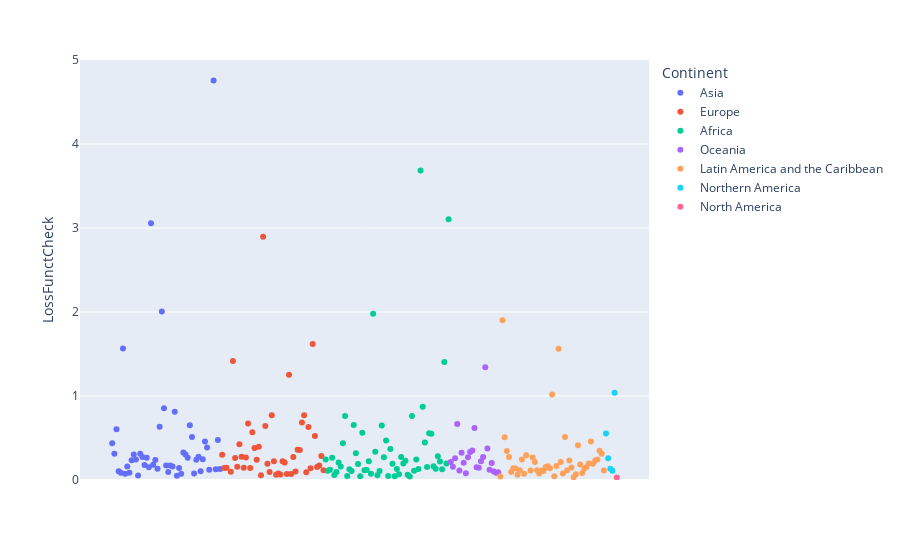

Notebook cell for this chart:
### Code cell
fig=px.scatter(LD3[LD3['Year']==2050], x="Country", y="LossFunctCheck",range_y=[0,5],
        color="Continent")
fig.update_xaxes(visible=False)
fig.show()

### Figure 1 — Plotly figure (JSON) as saved in the notebook; plotly's stock layout.template omitted (floating-point values rounded to 4 significant figures)
{"data": [{"hovertemplate": "Continent=Asia<br>Country=%{x}<br>LossFunctCheck=%{y}<extra></extra>", "legendgroup": "Asia", "marker": {"color": "#636efa", "symbol": "circle"}, "mode": "markers", "name": "Asia", "orientation": "v", "showlegend": true, "type": "scatter", "x": ["Afghanistan", "Armenia", "Azerbaijan", "Bahrain", "Bangladesh", "Bhutan", "Brunei ", "Cambodia", "China", "Cyprus", "Georgia", "Hong Kong", "India", "Indonesia", "Iran", "Iraq", "Israel", "Japan", "Jordan", "Kazakhstan", "Kuwait", "Kyrgyzstan", "Laos", "Lebanon", "Macao", "Malaysia", "Maldives", "Mongolia", "Myanmar", "Nepal", "North Korea", "Oman", "Pakistan", "Philippines", "Qatar", "Saudi Arabia", "Singapore", "South Korea", "Sri Lanka", "State of Palestine", "Syria", "Taiwan", "Tajikistan", "Thailand", "Timor-Leste", "Turkey", "Turkmenistan", "United Arab Emirates", "Uzbekistan", "Vietnam", "Yemen"], "xaxis": "x", "y": [0.4382, 0.3134, 0.6028, 0.1042, 0.08666, 1.567, 0.07532, 0.1598, 0.08546, 0.2344, 0.303, 0.2435, 0.054, 0.3137, 0.2747, 0.179, 0.2658, 0.151, 3.057, 0.1812, 0.2389, 0.133, 0.6328, 2.006, 0.8528, 0.1724, 0.09384, 0.173, 0.1599, 0.8117, 0.04993, 0.1424, 0.07457, 0.326, 0.3025, 0.2641, 0.6509, 0.5107, 0.07697, 0.2411, 0.2767, 0.1046, 0.2463, 0.4591, 0.3861, 0.1222, 8.846, 4.756, 0.1272, 0.4757, 0.1323], "yaxis": "y"}, {"hovertemplate": "Continent=Europe<br>Country=%{x}<br>LossFunctCheck=%{y}<extra></extra>", "legendgroup": "Europe", "marker": {"color": "#EF553B", "symbol": "circle"}, "mode": "markers", "name": "Europe", "orientation": "v", "showlegend": true, "type": "scatter", "x": ["Albania", "Andorra", "Austria", "Belarus", "Belgium", "Bosnia and Herzegovina", "Bulgaria", "Channel Islands", "Croatia", "Czech Republic (Czechia)", "Denmark", "Estonia", "Faeroe Islands", "Finland", "France", "Germany", "Gibraltar", "Greece", "Holy See", "Hungary", "Iceland", "Ireland", "Isle of Man", "Italy", "Latvia", "Liechtenstein", "Lithuania", "Luxembourg", "Malta", "Moldova", "Monaco", "Montenegro", "Netherlands", "North Macedonia", "Norway", "Poland", "Portugal", "Romania", "Russia", "San Marino", "Serbia", "Slovakia", "Slovenia", "Spain", "Sweden", "Switzerland", "Ukraine", "United Kingdom"], "xaxis": "x", "y": [0.2994, 0.1415, 0.1462, 8.881, 0.09781, 1.417, 0.2617, 0.1576, 0.4242, 0.2773, 0.1462, 0.2693, 0.6738, 0.1441, 0.5673, 0.3798, 0.2404, 0.3961, 0.05623, 2.895, 0.6434, 0.1943, 0.09661, 0.7697, 0.2235, 0.06214, 0.07744, 0.06466, 0.2246, 0.2091, 0.0707, 1.254, 0.0702, 0.2733, 0.09977, 0.3589, 0.3578, 0.6836, 0.7722, 0.0923, 0.6317, 0.1392, 1.62, 0.5251, 0.1552, 0.1715, 0.2855, 0.1174], "yaxis": "y"}, {"hovertemplate": "Continent=Africa<br>Country=%{x}<br>LossFunctCheck=%{y}<extra></extra>", "legendgroup": "Africa", "marker": {"color": "#00cc96", "symbol": "circle"}, "mode": "markers", "name": "Africa", "orientation": "v", "showlegend": true, "type": "scatter", "x": ["Algeria", "Angola", "Benin", "Botswana", "Burkina Faso", "Burundi", "Cabo Verde", "Cameroon", "Central African Republic", "Chad", "Comoros", "Congo", "Côte d'Ivoire", "DR Congo", "Djibouti", "Egypt", "Equatorial Guinea", "Eritrea", "Eswatini", "Ethiopia", "Gabon", "Gambia", "Ghana", "Guinea", "Guinea-Bissau", "Kenya", "Lesotho", "Liberia", "Libya", "Madagascar", "Malawi", "Mali", "Mauritania", "Mauritius", "Mayotte", "Morocco", "Mozambique", "Namibia", "Niger", "Nigeria", "Rwanda", "Réunion", "Saint Helena", "Sao Tome & Principe", "Senegal", "Seychelles", "Sierra Leone", "Somalia", "South Africa", "South Sudan", "Sudan", "Tanzania", "Togo", "Tunisia", "Uganda", "Western Sahara", "Zambia", "Zimbabwe"], "xaxis": "x", "y": [0.2452, 0.109, 0.1214, 0.2643, 0.05827, 0.09586, 0.2095, 0.1599, 0.4387, 0.7614, 0.0491, 0.1287, 0.1086, 0.6542, 0.3198, 0.1903, 0.04511, 0.5612, 0.1149, 0.1189, 0.2247, 0.07434, 1.981, 0.3358, 0.05798, 0.1065, 0.6486, 0.2719, 0.4704, 0.04689, 0.3691, 0.1939, 0.04341, 0.1297, 0.06932, 0.2739, 0.1953, 0.2303, 0.06361, 0.0431, 0.7623, 0.1097, 0.2443, 0.1318, 3.684, 0.8718, 0.4469, 0.1554, 0.5561, 0.5509, 0.1636, 0.1336, 0.2835, 0.2205, 0.128, 1.405, 0.1964, 3.104], "yaxis": "y"}, {"hovertemplate": "Continent=Oceania<br>Country=%{x}<br>LossFunctCheck=%{y}<extra></extra>", "legendgroup": "Oceania", "marker": {"color": "#ab63fa", "symbol": "circle"}, "mode": "markers", "name": "Oceania", "orientation": "v", "showlegend": true, "type": "scatter", "x": ["American Samoa", "Australia", "Cook Islands", "Fiji", "French Polynesia", "Guam", "Kiribati", "Marshall Islands", "Micronesia", "Nauru", "New Caledonia", "New Zealand", "Niue", "Northern Mariana Islands", "Palau", "Papua New Guinea", "Samoa", "Solomon Islands", "Tokelau", "Tonga", "Tuvalu", "Vanuatu", "Wallis & Futuna"], "xaxis": "x", "y": [0.2149, 0.157, 0.2587, 0.6663, 0.1144, 0.3252, 0.206, 0.08184, 0.2716, 0.3338, 0.3501, 0.6199, 0.152, 0.1458, 0.2223, 0.2753, 1.342, 0.3756, 0.121, 0.2023, 0.1019, 0.08679, 0.0918], "yaxis": "y"}, {"hovertemplate": "Continent=Latin America and the Caribbean<br>Country=%{x}<br>LossFunctCheck=%{y}<extra></extra>", "legendgroup": "Latin America and the Caribbean", "marker": {"color": "#FFA15A", "symbol": "circle"}, "mode": "markers", "name": "Latin America and the Caribbean", "orientation": "v", "showlegend": true, "type": "scatter", "x": ["Anguilla", "Antigua and Barbuda", "Argentina", "Aruba", "Bahamas", "Barbados", "Belize", "Bolivia", "Brazil", "British Virgin Islands", "Caribbean Netherlands", "Cayman Islands", "Chile", "Colombia", "Costa Rica", "Cuba", "Curaçao", "Dominica", "Dominican Republic", "Ecuador", "El Salvador", "Falkland Islands", "French Guiana", "Grenada", "Guadeloupe", "Guatemala", "Guyana", "Haiti", "Honduras", "Jamaica", "Martinique", "Mexico", "Montserrat", "Nicaragua", "Panama", "Paraguay", "Peru", "Puerto Rico", "Saint Kitts & Nevis", "Saint Lucia", "Saint Martin", "Sint Maarten", "St. Vincent & Grenadines", "Suriname", "Trinidad and Tobago", "Turks and Caicos", "U.S. Virgin Islands", "Uruguay", "Venezuela"], "xaxis": "x", "y": [0.04024, 1.902, 0.5098, 0.3438, 0.2748, 0.09643, 0.1391, 0.1359, 0.06137, 0.1173, 0.2452, 0.07395, 0.2949, 11.39, 0.1143, 0.2693, 0.215, 0.1165, 0.07771, 0.1145, 0.1057, 0.1561, 0.1649, 0.1392, 1.018, 0.04347, 0.1667, 1.563, 0.2153, 0.07742, 0.5131, 0.1166, 0.233, 0.1497, 0.03218, 0.06947, 0.4133, 0.1842, 0.08339, 0.1356, 0.1552, 0.197, 0.4598, 0.192, 0.2322, 0.2439, 0.3471, 0.3124, 0.1141], "yaxis": "y"}, {"hovertemplate": "Continent=Northern America<br>Country=%{x}<br>LossFunctCheck=%{y}<extra></extra>", "legendgroup": "Northern America", "marker": {"color": "#19d3f3", "symbol": "circle"}, "mode": "markers", "name": "Northern America", "orientation": "v", "showlegend": true, "type": "scatter", "x": ["Bermuda", "Canada", "Greenland", "Saint Pierre & Miquelon", "United States"], "xaxis": "x", "y": [0.5525, 0.2596, 0.1336, 0.1096, 1.038], "yaxis": "y"}, {"hovertemplate": "Continent=North America<br>Country=%{x}<br>LossFunctCheck=%{y}<extra></extra>", "legendgroup": "North America", "marker": {"color": "#FF6692", "symbol": "circle"}, "mode": "markers", "name": "North America", "orientation": "v", "showlegend": true, "type": "scatter", "x": ["Saint Barthelemy"], "xaxis": "x", "y": [0.02935], "yaxis": "y"}], "layout": {"legend": {"title": {"text": "Continent"}, "tracegroupgap": 0}, "margin": {"t": 60}, "xaxis": {"anchor": "y", "domain": [0, 1], "title": {"text": "Country"}, "visible": false}, "yaxis": {"anchor": "x", "domain": [0, 1], "range": [0, 5], "title": {"text": "LossFunctCheck"}}}}
